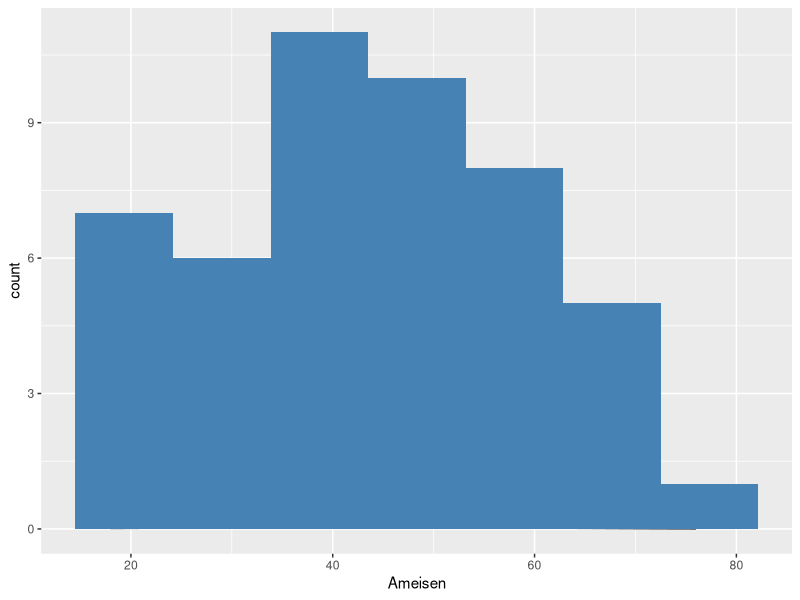
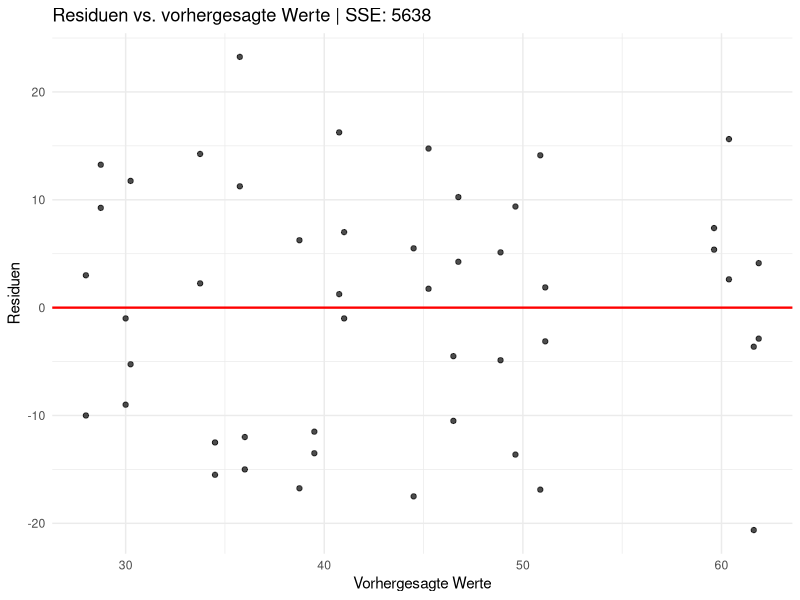
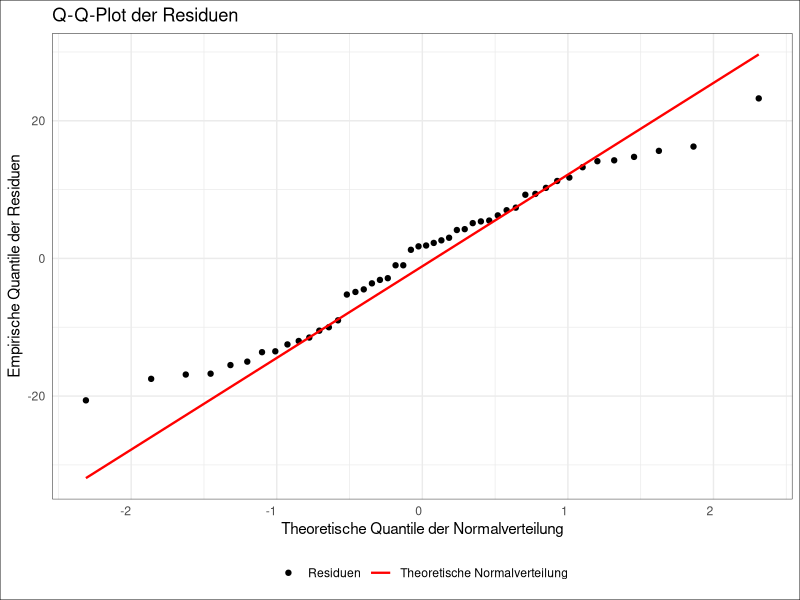

Write the R code that produced these figures, in order. (Note: this script raises an error after producing the figures.)
## ---- chunk 1
knitr::opts_chunk$set(echo = TRUE)
## ---- chunk 2
summary(cars)
## ---- chunk 3
install.packages("haven") 
library(haven)
library(ggplot2)
library(dplyr)

Sandwich <- read_sav("Sandwich.sav")

Sandwich <- Sandwich %>%
  mutate(
    Brot   = as_factor(Brot),
    Belag  = as_factor(Belag),
    Butter = as_factor(Butter)
  )

table(Sandwich$Brot)
table(Sandwich$Belag)
table(Sandwich$Butter)

ftable(Sandwich$Butter, Sandwich$Belag, Sandwich$Brot)

#Balancierter Versuchsplan
## ---- chunk 4
# Überprüfung der Annahmen, Varianz etc. 
ggplot(Sandwich, aes(x =Ameisen)) + geom_density()+geom_histogram(bins = 7, fill = "steelblue")




## ---- chunk 5
base_model <- aov(Ameisen ~ Brot + Belag + Butter, data = Sandwich)

lm_base_model <- lm(Ameisen ~ Brot + Belag + Butter, data = Sandwich)

assumption_check_bm <- data.frame(res = resid(base_model), fit = fitted(base_model))


ggplot(assumption_check_bm, aes(x = fit, y = res)) +
  geom_point(alpha = 0.7) +
  geom_hline(yintercept = 0, color = "red", linewidth = 0.8) +
  theme_minimal() +
  labs(
    title = paste("Residuen vs. vorhergesagte Werte |","SSE:",round(sum(assumption_check_bm$res^2))),
    x = "Vorhergesagte Werte",
    y = "Residuen"
  )

qq_plot <- ggplot(assumption_check_bm, aes(sample = res)) +
  stat_qq(aes(color = "Residuen")) +             # Punkte: Residuen
  stat_qq_line(aes(color = "Theoretische Normalverteilung"), linewidth = 0.8) +  # Linie mit Label
  scale_color_manual(
    name = NULL,                            # Titel der Legende
    values = c(
      "Residuen" = "black",
      "Theoretische Normalverteilung" = "red"
    )
  ) +
  theme_minimal() +
  theme(
    axis.text.x = element_text(hjust = 1),
    panel.border = element_rect(color = "black", fill = NA, linewidth = 0.3),
    plot.background = element_rect(color = "black", fill = NA, linewidth = 0.3),
    legend.position = "bottom"                   # Legende unterhalb des Plots
  ) +
labs(
  title = "Q-Q-Plot der Residuen",
  x = "Theoretische Quantile der Normalverteilung",
  y = "Empirische Quantile der Residuen"
)


ggsave("qq_plot.png", plot = qq_plot, dpi = 600, width = 5.99, height = 4.05, units = "in", bg = "white")
## ---- chunk 6
Sandwich %>% group_by(Brot) %>% summarise(mean = mean(Ameisen),
                                          median = median(Ameisen),
                                          sd = sd(Ameisen),
                                          IQR = IQR(Ameisen),
                                          Range = max(Ameisen) - min(Ameisen),
                                          n = n())

Sandwich %>% group_by(Butter) %>% summarise(mean = mean(Ameisen),
                                          median = median(Ameisen),
                                          sd = sd(Ameisen),
                                          IQR = IQR(Ameisen),
                                          Range = max(Ameisen) - min(Ameisen),
                                          n = n())

Sandwich %>% group_by(Belag) %>% summarise(mean = mean(Ameisen),
                                          median = median(Ameisen),
                                          sd = sd(Ameisen),
                                          IQR = IQR(Ameisen),
                                          Range = max(Ameisen) - min(Ameisen),
                                          n = n())
## ---- chunk 7
Sandwich_Long <- Sandwich %>%
  pivot_longer(cols = c(Brot, Belag, Butter),
               names_to = "Faktor", values_to = "Stufe")


ggplot(Sandwich_Long, aes(x = interaction(Faktor, Stufe), y = Ameisen, color = Faktor)) +
  geom_jitter(width = 0.15, size = 3, alpha = 0.8) +
  stat_summary(fun = mean, geom = "point", shape = 18, size = 5, color = "black") +
  labs(
    title = "Vergleich der Streuung über alle Faktoren",
    subtitle = "Punkte = Beobachtungen, Schwarz = Gruppenmittelwerte",
    x = "Faktor und Stufe",
    y = "Anzahl Ameisen"
  ) +
  theme_minimal(base_size = 13) +
  theme(axis.text.x = element_text(angle = 45, hjust = 1))


sand_long <- Sandwich_Long %>%
  group_by(Faktor, Stufe) %>%
  mutate(Ameisen_centered = Ameisen - mean(Ameisen)) %>%
  ungroup()

sand_long$Stufe <- 


ggplot(sand_long, aes(x = Stufe, y = Ameisen_centered, fill = Faktor)) +
  geom_boxplot(outlier.alpha = 0.6) +
  labs(
    title = "Varianzen ohne Lagenunterschiede",
    x = "Faktorstufe",
    y = "Ameisen (zentriert)"
  ) +
  theme_minimal(base_size = 13) +
  theme(
    axis.text.x = element_text(angle = 30, hjust = 1),
    panel.border = element_rect(colour = "black", fill = NA, linewidth = 0.8)
  )



sand_long <- sand_long %>% mutate(Stufe_nice_name = recode(Stufe,
                                    "Vollkorn" = "V.Korn",
                                    "Schinken-Essiggurken" = "Gurke Schinken",
                                    "nein"  = "o.Butter",
                                    "ja" = "Butter",
                                    "Roggen" = "Roggen",
                                    "Erdnussbutter" = "E.Butter",
                                    "Weiß" = "Weiß",
                                    "Hefe-Brotaufstrich" = "Hefe-Aufstrich"))
violin_plot <- ggplot(sand_long, aes(x = Stufe_nice_name, y = Ameisen, fill = Faktor)) +
                geom_violin(trim = FALSE, alpha = 0.5) +
                geom_boxplot(width = 0.12, outlier.alpha = 0.5, color = "black") +
                  labs(
                  title = "Zentrierte Verteilungen der Faktorstufen",
                  x = "",
                  y = "# Ameisen zentriert"
                ) +
                theme_minimal(base_size = 13) +
                theme(
                  axis.text.x = element_text(angle = 30, hjust = 1),
                  panel.border = element_rect(color = "black", fill = NA, linewidth = 0.3),
                  plot.background = element_rect(color = "black", fill = NA, linewidth = 0.3)                )

ggsave("violin_plot.png", plot = violin_plot, dpi = 600, width = 5.99, height = 4.05, units = "in", bg = "white")

violin_plot

library(car)

# Brot
levene_brot <- leveneTest(Ameisen ~ Brot, data = Sandwich)

# Belag
levene_belag <- leveneTest(Ameisen ~ Belag, data = Sandwich)

# Butter
levene_butter <- leveneTest(Ameisen ~ Butter, data = Sandwich)

levene_brot
levene_belag
levene_butter
## ---- chunk 8
shapiro.test(Sandwich$Ameisen)
## ---- chunk 9
lm_base_model <- lm(Ameisen ~ Brot + Belag + Butter, data = Sandwich)

# Koeffizienten und Standardfehler
coefs <- coef(lm_base_model)
ses   <- sqrt(diag(vcov(lm_base_model)))

# Tabellieren (nur Base R)
tab <- data.frame(
  term = names(coefs),
  estimate = as.numeric(coefs),
  se = as.numeric(ses),
  stringsAsFactors = FALSE
)

# 95%-Konfidenzintervalle
tab$lower <- tab$estimate - 1.96 * tab$se
tab$upper <- tab$estimate + 1.96 * tab$se

# Interzept raus
tab <- tab[tab$term != "(Intercept)", ]

# Hilfsfunktion: Faktorname + Stufe aus dem Term extrahieren
# (angenommen: Kontraste sind die Standards -> Namen wie "BrotMehrkorn", "BelagErdnussbutter", "Butternein")
split_factor_level <- function(x) {
  # Welche der drei Faktoren steckt drin?
  if (startsWith(x, "Brot"))  return(c("Brot",  sub("^Brot",  "", x)))
  if (startsWith(x, "Belag")) return(c("Belag", sub("^Belag", "", x)))
  if (startsWith(x, "Butter"))return(c("Butter",sub("^Butter","", x)))
  return(c(NA_character_, x))
}

tmp <- t(vapply(tab$term, split_factor_level, FUN.VALUE = character(2)))
tab$Faktor <- tmp[,1]
tab$Stufe  <- tmp[,2]

# Nur die drei gewünschten Faktoren behalten (falls im Modell mehr steckt)
tab <- tab[tab$Faktor %in% c("Brot","Belag","Butter"), ]

# Für hübsche Achsenbeschriftung
tab$Faktor <- factor(tab$Faktor, levels = c("Brot","Belag","Butter"))


ggplot(tab, aes(x = estimate, y = Stufe)) +
  geom_vline(xintercept = 0, linewidth = 0.4, linetype = "dashed") +
  geom_errorbar(aes(xmin = lower, xmax = upper), width = 0.2) +
  geom_point(size = 2.5) +
  facet_grid(Faktor ~ ., scales = "free_y", space = "free_y") +
  labs(
    title = "Effektschätzer (Differenz zur Referenz) mit 95%-Konfidenzintervallen",
    x = "Schätzer (β)",
    y = "Stufe"
  ) +
  theme_minimal(base_size = 13) +
  theme(
    panel.grid.minor = element_blank(),
    strip.text.y = element_text(face = "bold")
  )
## ---- chunk 10
lm_base_model <- lm(Ameisen ~ Brot + Belag + Butter, data = Sandwich)

# ---------- Hilfsfunktionen ----------

# partielle eta^2 je Faktor aus einer ANOVA-Tabelle berechnen
eta_p2_from_anova <- function(lm_fit) {
  tab <- anova(lm_fit)                 # DataFrame: Rownames = Faktoren, letzte Zeile = Residuals
  ss_err <- tab["Residuals", "Sum Sq"] # Fehler-SS
  fac_rows <- setdiff(rownames(tab), "Residuals")
  eta <- sapply(fac_rows, function(f)
    tab[f, "Sum Sq"] / (tab[f, "Sum Sq"] + ss_err)
  )
  data.frame(Faktor = fac_rows, eta_p2 = as.numeric(eta), row.names = NULL)
}

# Bootstrap-CIs für partielle eta^2 je Faktor (nur Base R)
eta_p2_boot <- function(formula, data, B = 1000, seed = 123) {
  set.seed(seed)
  n <- nrow(data)
  # Namen der Faktoren aus Originalfit
  lm0 <- lm(formula, data = data)
  fac_names <- eta_p2_from_anova(lm0)$Faktor
  mat <- matrix(NA_real_, nrow = B, ncol = length(fac_names))
  colnames(mat) <- fac_names
  for (b in 1:B) {
    idx <- sample.int(n, n, replace = TRUE)  # Resampling der Zeilen
    fitb <- lm(formula, data = data[idx, , drop = FALSE])
    eb <- eta_p2_from_anova(fitb)
    # auf gemeinsame Reihenfolge mappen
    mat[b, ] <- eb$eta_p2[match(fac_names, eb$Faktor)]
  }
  # Perzentil-CIs
  ci <- t(apply(mat, 2, function(x) quantile(x, c(0.025, 0.975), na.rm = TRUE)))
  data.frame(Faktor = fac_names,
             lower = ci[,1],
             upper = ci[,2],
             row.names = NULL)
}

# ---------- Schätzung + CIs berechnen ----------

eta_point <- eta_p2_from_anova(lm_base_model)                    # Punktschätzer
eta_ci    <- eta_p2_boot(Ameisen ~ Brot + Belag + Butter,
                         data = Sandwich, B = 2000, seed = 42)   # 95%-CI via Bootstrap

plot_df <- merge(eta_point, eta_ci, by = "Faktor")

# Faktor-Reihenfolge (optional hübsch)
plot_df$Faktor <- factor(plot_df$Faktor, levels = c("Brot", "Belag", "Butter"))

# ---------- Plot (ggplot2) ----------

ggplot(plot_df, aes(x = Faktor, y = eta_p2)) +
  geom_point(size = 3) +
  geom_errorbar(aes(ymin = lower, ymax = upper), width = 0.15) +
  scale_y_continuous(labels = scales::label_percent(accuracy = 1)) +
  labs(
    title = "Faktoreffekte (partielles Eta-Quadrat) mit 95%-Konfidenzintervallen",
    x = NULL,
    y = expression(partielles~eta^2)
  ) +
  theme_minimal(base_size = 14)
## ---- chunk 11
# interaction_model <- (aov(Ameisen ~ Brot + Belag + Butter + Brot*Butter*Belag, data = Sandwich))
# 
# assumption_check_im <- data.frame(res = resid(interaction_model), fit = fitted(interaction_model))
# 
# 
# ggplot(assumption_check_im, aes(x = fit, y = res)) +
#   geom_point(alpha = 0.7) +
#   geom_hline(yintercept = 0, color = "red", linewidth = 0.8) +
#   theme_minimal() +
#   labs(
#     title = paste("Residuen vs. vorhergesagte Werte",round(sum(assumption_check_im$res^2))),
#     x = "Vorhergesagte Werte",
#     y = "Residuen"
#   )
# 
# ggplot(assumption_check_im, aes(sample = res)) +
#   stat_qq() +
#   stat_qq_line(color = "red") +
#   theme_minimal() +
#   labs(title = "Q-Q-Plot der Residuen", x = "Theoretische Quantile", y = "Beobachtete Quantile")


## ---- chunk 12
faktoren <- c("Brot", "Belag", "Butter")   # alle Faktor-Spalten
for (f in faktoren) {
  p <- ggplot(Sandwich, aes_string(x = f, y = "Ameisen")) +
    geom_boxplot() +
    labs(title = paste("Anzahl angelockter Ameisen nach", f)) +
    theme_minimal() +
    theme(panel.border = element_rect(colour = "black", fill = NA, linewidth = 1))
  print(p)
}

## ---- chunk 13

ggplot(Sandwich, aes(x = Brot, y = Ameisen, fill = Brot)) +
  geom_boxplot() +
  labs(title = "Anzahl angelockter Ameisen nach Brotsorte",
       x = "Brotsorte",
       y = "Anzahl Ameisen") +
  theme_minimal()+theme(panel.border = element_rect(colour = "black", fill = NA, linewidth = 1))
## ---- chunk 14
ggplot(Sandwich, aes(x = Belag, y = Ameisen, fill = Belag)) +
  geom_boxplot() +
  labs(title = "Anzahl angelockter Ameisen nach Belag",
       x = "Brotsorte",
       y = "Anzahl Ameisen") +
  theme_minimal()+theme(panel.border = element_rect(colour = "black", fill = NA, linewidth = 1))
## ---- chunk 15
ggplot(Sandwich, aes(x = Butter, y = Ameisen, fill = Butter)) +
  geom_boxplot() +
  labs(title = "Anzahl angelockter Ameisen nach Butter [ja/nein]",
       x = "Butter",
       y = "Anzahl Ameisen") +
  theme_minimal()+theme(panel.border = element_rect(colour = "black", fill = NA, linewidth = 1))
## ---- chunk 16
TukeyHSD(base_model, "Belag")
## ---- chunk 17
TukeyHSD(base_model, "Brot")
## ---- chunk 18
TukeyHSD(base_model, "Butter")
## ---- chunk 19
TukeyHSD(base_model)
## ---- chunk 20
base_model <- aov(Ameisen ~ Brot + Belag + Butter, data = Sandwich)

# Tukey-Paarvergleiche
tk <- TukeyHSD(base_model)

# In einen Data Frame verwandeln (für alle Faktoren)
df_list <- lapply(names(tk), function(f){
  d <- as.data.frame(tk[[f]])
  d$contrast <- rownames(d)
  d$factor   <- f
  rownames(d) <- NULL
  # Spaltennamen säubern (p adj -> p_adj)
  names(d) <- sub("^p adj$", "p_adj", names(d))
  d
})
tk_df <- do.call(rbind, df_list)

# Optional: Signifikanzflag (für Farbe)
tk_df$sig <- tk_df$p_adj < 0.05

# Kontraste je Faktor sortieren (optisch schöner)
# -> Reihenfolge nach Effektgröße (|diff|) pro Faktor
tk_df$contrast <- with(tk_df, reorder(contrast, abs(diff)))

library(ggplot2)

ggplot(tk_df, aes(x = diff, y = contrast, color = sig)) +
  geom_vline(xintercept = 0, linewidth = 0.7, linetype = 2) +
  geom_errorbarh(aes(xmin = lwr, xmax = upr), height = 0) +
  geom_point(size = 2.5) +
  facet_wrap(~ factor, scales = "free_y") +
  scale_color_manual(values = c("FALSE" = "grey30", "TRUE" = "black"),
                     breaks = c(TRUE, FALSE),
                     labels = c("p < 0.05", "n. s."),
                     name = NULL) +
  labs(
    title = "Tukey-Paarvergleiche: Schätzer und 95%-Konfidenzintervalle",
    x = "Differenz der Mittelwerte (Kontrast)",
    y = "Paarvergleich"
  ) +
  theme_minimal(base_size = 13) +
  theme(
    legend.position = "top",
    axis.text.y = element_text(angle = 45, hjust = 1),
    panel.border = element_rect(colour = "black", fill = NA, linewidth = 0.8)
  )


tk_df$label <- with(tk_df, paste(factor, contrast, sep = ": "))
# Für eine sinnvolle Reihenfolge nach absoluter Effektgröße
tk_df$label <- with(tk_df, reorder(label, abs(diff)))

library(ggplot2)

tk_df$contrast <- c("M.Korn-Weiß","V.Korn-Weiß","Roggen-Weiß","V.Korn-M.Korn","Roggen-M.Korn","Roggen-V.Korn","E.Butter-Gurke Schinken","Hefe-Gurke Schinken","Hefe-E.Butter","Butter-o.Butter")

tukey_plot <- ggplot(tk_df, aes(x = diff, y = contrast, color = factor)) +
              geom_vline(xintercept = 0, linewidth = 0.7, linetype = 2) +
              geom_errorbarh(aes(xmin = lwr, xmax = upr), height = 0) +
              geom_point(size = 2.5) +
              scale_color_manual(values = c("FALSE" = "Blue", "TRUE" = "black"),
                     breaks = c(TRUE, FALSE),
                     labels = c("p < 0.05", "n. s."),
                     name = NULL) +
              labs(
              title = "Tukey-Paarvergleiche",
              subtitle = "Schätzer und 95%-Konfidenzintervalle",
              x = "Differenz der Mittelwerte (Kontrast)",
              y = "Paare der Faktorstufen"
              ) +
              theme_minimal(base_size = 13) +
              theme(
              legend.position = "top",
              axis.text.y = element_text(angle = 30, hjust = 1),
              panel.border = element_rect(color = "black", fill = NA, linewidth = 0.3),
              plot.background = element_rect(color = "black", fill = NA, linewidth = 0.3)
              )

# Falls die Spalte wirklich "factor" heißt, besser umbenennen, um Verwirrung zu vermeiden:
# tk_df$Factor <- tk_df$factor

tukey_plot <- ggplot(tk_df, aes(x = diff, y = contrast, color = factor)) +
  geom_vline(xintercept = 0, linewidth = 0.7, linetype = 2) +
  # Whisker durch height > 0
  geom_errorbarh(
    aes(xmin = lwr, xmax = upr),  # sig = (p < 0.05) als TRUE/FALSE
    height = 0.6, size = 0.7
  ) +
  geom_point(size = 2.8) +
  # Farben für Faktoren
  scale_color_brewer(palette = "Dark2", name = "Faktor") +
  # Legenden für Signifikanz
  # scale_shape_manual(
  #   values = c(`TRUE` = 19, `FALSE` = 21),
  #   labels = c(`TRUE` = "p < 0.05", `FALSE` = "n. s."),
  #   name = NULL
  # ) +
  # scale_linetype_manual(
  #   values = c(`TRUE` = "solid", `FALSE` = "dotted"),
  #   labels = c(`TRUE` = "p < 0.05", `FALSE` = "n. s."),
  #   name = NULL
  # ) +
  labs(
    title = "Tukey-Paarvergleiche",
    subtitle = "Schätzer und 95%-Konfidenzintervalle",
    x = "Differenz der Mittelwerte (Kontrast)",
    y = ""
  ) +
  theme_minimal(base_size = 13) +
  theme(
    legend.position = "top",
    axis.text.y = element_text(angle = 25, hjust = 1),
    panel.border = element_rect(color = "black", fill = NA, linewidth = 0.3),
    plot.background = element_rect(color = "black", fill = NA, linewidth = 0.3)
  ) +
  guides(
    color = guide_legend(order = 1),
    shape = guide_legend(order = 2),
    linetype = guide_legend(order = 3)
  )

farben <- c(
    "Brot"   = "#00BA38",   # grün
    "Belag"  = "#F8766D",   # rot
    "Butter" = "#619CFF"    # blau
)

tukey_plot <- ggplot(tk_df, aes(x = diff, y = contrast, color = factor)) +
    geom_vline(xintercept = 0, linewidth = 0.7, linetype = 2) +
    geom_errorbarh(aes(xmin = lwr, xmax = upr), height = 0.6) +
    geom_point(size = 2.5) +
    scale_color_manual(values = farben, name = "Faktor") +
    labs(
        title = "Tukey-Paarvergleiche",
        subtitle = "Schätzer und 95%-Konfidenzintervalle",
        x = "Differenz der Mittelwerte (Kontrast)",
        y = NULL
    ) +
    theme_minimal(base_size = 13) +
    theme(
        legend.position = "top",
        axis.text.y = element_text(angle = 25, hjust = 1),
        panel.border = element_rect(color = "black", fill = NA, linewidth = 0.3),
        plot.background = element_rect(color = "black", fill = NA, linewidth = 0.3)
    )


ggsave("tukey_plot.png", plot = tukey_plot, dpi = 600, width = 5.99, height = 4.05, units = "in", bg = "white")

tukey_plot
## ---- chunk 21
# Pakete
library(dplyr)
library(ggplot2)
library(purrr)
library(tidyr)

# ======= PARAMETER =======
# Hier den Faktor wählen: "Brot", "Belag" oder "Butter"
fac <- "Belag"     # <- nach Bedarf ändern
width_right <- 0.8 # Breite der kleinen Dichteformen
width_left  <- 1.6 # Breite der großen Gesamtdichte links

# ======= DATENFRAME =======
# Falls dein Frame anders heißt, hier ersetzen:
df <- Sandwich

# ======= GESAMTDICHTE (links) =======
d_all <- density(df$Ameisen)
all_df <- tibble(y = d_all$x, dens = d_all$y)

# Polygon für die linke (gedrehte) Gesamtdichte schließen
poly_all <- bind_rows(
  all_df |> transmute(x = -dens * width_left, y),
  all_df |> arrange(desc(y)) |> transmute(x = 0, y)
) |> mutate(group = "ALL")

# ======= BEDINGTE DICHTEN je Faktorstufe =======
levs <- levels(df[[fac]])
# Dichten
dens_list <- map_dfr(levs, function(lv){
  d <- density(df$Ameisen[df[[fac]] == lv])
  tibble(level = lv, y = d$x, dens = d$y)
})

# Skaliere auf eine einheitliche Breite nach rechts
max_dens <- max(dens_list$dens)
dens_list <- dens_list |>
  mutate(pos = as.numeric(factor(level, levels = levs)),
         xcurve = pos + (dens / max_dens) * width_right)

# Baue geschlossene Polygone (Kurve + Baseline am pos)
poly_groups <- dens_list |>
  group_by(level, pos) |>
  arrange(y, .by_group = TRUE) |>
  summarise(
    x = list(c(xcurve, rev(rep(first(pos), n())))),
    y = list(c(y, rev(y))),
    .groups = "drop"
  ) |>
  unnest(c(x, y))

# ======= MITTELWERTE & SD je Stufe =======
summ <- df |>
  group_by(level = .data[[fac]]) |>
  summarise(mu = mean(Ameisen), sd = sd(Ameisen), .groups = "drop") |>
  mutate(pos = as.numeric(factor(level, levels = levs)))

# ======= PLOT =======
ggplot() +
  # Linke Gesamtdichte
  geom_polygon(data = poly_all,
               aes(x = x, y = y),
               fill = "orange", alpha = 0.75, color = NA) +

  # Vertikale Hilfslinien pro Stufe
  geom_vline(xintercept = seq_along(levs), linetype = 3, linewidth = 0.3) +

  # Bedingte Dichtepolygone (rechts)
  geom_polygon(data = poly_groups,
               aes(x = x, y = y, group = level, fill = level),
               alpha = 0.9, color = "black", linewidth = 0.2) +

  # Mittelwerte (Punkte) und SD als vertikale Segmente
  geom_segment(data = summ,
               aes(x = pos, xend = pos, y = pmax(mu - sd, min(df$Ameisen)),
                   yend = pmin(mu + sd, max(df$Ameisen))),
               linewidth = 0.6) +
  geom_point(data = summ, aes(x = pos, y = mu),
             size = 2, color = "black") +

  # Achsen & Labels
  scale_x_continuous(
    breaks = seq_along(levs),
    labels = levs,
    expand = expansion(mult = c(0.15, 0.05)) # Platz links für die große Dichte
  ) +
  scale_fill_brewer(palette = "Blues") +
  labs(
    x = fac, y = "Ameisen",
    title = "ANOVA-Illustration: Gesamtdichte und Y|X-Dichten",
    subtitle = paste0("X = ", fac, "  •  Punkte = Mittelwerte, Segmente = ±1 SD")
  ) +
  theme_minimal(base_size = 12) +
  theme(
    legend.position = "none",
    panel.grid.minor = element_blank()
  )
